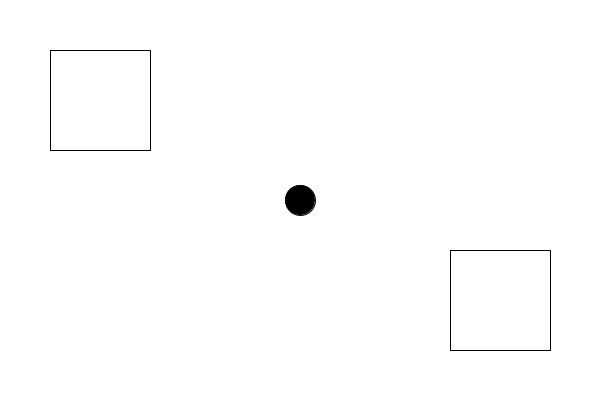
Frame 1 (no input)
Frame 60 (the mouse pressed at the canvas centre just before this capture): identical to frame 1, image omitted
Frame 120 (the mouse held since frame 60 and released just before this capture): identical to frame 1, image omitted

The Processing sketch that drew this single still picture (run headless with seeded random() and noise(); from frame 60 on, the mouse is pressed at the canvas centre):

// Processing sketch: check_collision_circle_rect
// ── check_collision_circle_rect.pde
class Circle {
  float x,y,r,sx,sy;
  Circle(int x,int y) {
    this.x = x;
    this.y = y;
    this.r = 15;
    this.sx = 0;
    this.sy = 0;
  }
  void move(float x,float y) {
    this.sx += x;
    this.sy += y;
    this.sx *= 0.98;
    this.sy *= 0.98;
    this.x += this.sx;
    this.y += this.sy;
  }
  boolean collide_wall() {
    return x<r ||
      x>(width-r) ||
      y<r ||
      y>(height-r);
  }
  boolean collide_rect(float rx,float ry,float rw,float rh) {
    float closestX,closestY;
    if (x < rx) {
        closestX = rx;
    } else if (x > rx+rw) {
        closestX = rx+rw;
    } else {
        closestX = x;
    }
    if (y < ry) {
        closestY = ry;
    } else if (y > ry+rh) {
        closestY = ry+rh;
    } else {
        closestY = y;
    }
    float distanceX = x-closestX;
    float distanceY = y-closestY;
    float distance = sqrt(distanceX*distanceX + distanceY*distanceY);
    return distance < r;
  }
  void display() {
    fill(0);
    ellipse(x,y,r*2,r*2);
  }
}
Circle player;
boolean gameOver = false;
boolean r1=false,r2=false;

void setup() {
    size(600, 400);
    player = new Circle(width/2,height/2);
}

void draw() {
    background(255);
    fill(255);
    if (player.collide_rect(50,50,100,100))
        r1 = true;
    if (r1) {
        fill(255,0,0);
    } else {
        fill(255);
    }
    rect(50, 50, 100, 100);

    if (player.collide_rect(450,250,100,100))
        r2 = true;
    if (r2) {
        fill(0,0,255);
    } else {
        fill(255);
    }
    rect(450, 250, 100, 100);

    player.display();

    if (r1 && r2) {
        textSize(50);
        textAlign(CENTER);
        text("Great!", 300, 200);
        return;
    }
        
    if (gameOver) {
        textSize(50);
        textAlign(CENTER);
        text("Fail...", 300, 200);
        return;
    }

    if (keyPressed) {
        if (keyCode == UP)
            player.move(0,-1);
        if (keyCode == DOWN)
            player.move(0,1);
        if (keyCode == LEFT)
            player.move(-1,0);
        if (keyCode == RIGHT)
            player.move(1,0);
    }

    player.move(0,0);

    if (player.collide_wall())
        gameOver = true;
}
